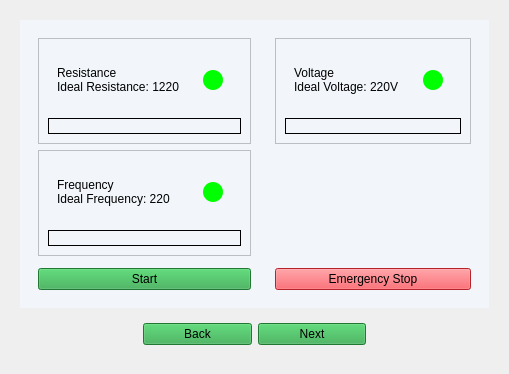
         <widget class="QWidget" name="testPage">
          <layout class="QVBoxLayout" name="verticalLayout">
           <item>
            <widget class="QFrame" name="subFrame_3">
             <property name="frameShape">
              <enum>QFrame::NoFrame</enum>
             </property>
             <property name="frameShadow">
              <enum>QFrame::Raised</enum>
             </property>
             <layout class="QVBoxLayout" name="verticalLayout_12">
              <item>
               <widget class="QFrame" name="subFrame_4">
                <property name="sizePolicy">
                 <sizepolicy hsizetype="Preferred" vsizetype="Fixed">
                  <horstretch>0</horstretch>
                  <verstretch>0</verstretch>
                 </sizepolicy>
                </property>
                <property name="styleSheet">
                 <string notr="true">background-color: rgb(242, 246, 251);</string>
                </property>
                <property name="frameShape">
                 <enum>QFrame::NoFrame</enum>
                </property>
                <property name="frameShadow">
                 <enum>QFrame::Raised</enum>
                </property>
                <layout class="QHBoxLayout" name="horizontalLayout_30">
                 <item>
                  <widget class="QFrame" name="leftSubFrame_2">
                   <property name="frameShape">
                    <enum>QFrame::NoFrame</enum>
                   </property>
                   <property name="frameShadow">
                    <enum>QFrame::Raised</enum>
                   </property>
                   <layout class="QVBoxLayout" name="verticalLayout_13">
                    <item>
                     <widget class="QFrame" name="voltageFrame">
                      <property name="styleSheet">
                       <string notr="true"/>
                      </property>
                      <property name="frameShape">
                       <enum>QFrame::StyledPanel</enum>
                      </property>
                      <property name="frameShadow">
                       <enum>QFrame::Raised</enum>
                      </property>
                      <layout class="QVBoxLayout" name="verticalLayout_2">
                       <item>
                        <widget class="QFrame" name="voltageSubFrame">
                         <property name="frameShape">
                          <enum>QFrame::NoFrame</enum>
                         </property>
                         <property name="frameShadow">
                          <enum>QFrame::Raised</enum>
                         </property>
                         <layout class="QHBoxLayout" name="horizontalLayout_36">
                          <item>
                           <widget class="QFrame" name="resistanceSubFrame_2">
                            <property name="frameShape">
                             <enum>QFrame::NoFrame</enum>
                            </property>
                            <property name="frameShadow">
                             <enum>QFrame::Raised</enum>
                            </property>
                            <layout class="QVBoxLayout" name="verticalLayout_17">
                             <property name="spacing">
                              <number>0</number>
                             </property>
                             <property name="leftMargin">
                              <number>0</number>
                             </property>
                             <item>
                              <widget class="QLabel" name="resistanceLabel">
                               <property name="sizePolicy">
                                <sizepolicy hsizetype="Preferred" vsizetype="Fixed">
                                 <horstretch>0</horstretch>
                                 <verstretch>0</verstretch>
                                </sizepolicy>
                               </property>
                               <property name="styleSheet">
                                <string notr="true">color:black;</string>
                               </property>
                               <property name="text">
                                <string>Resistance</string>
                               </property>
                              </widget>
                             </item>
                             <item>
                              <widget class="QLabel" name="resistanceValue">
                               <property name="sizePolicy">
                                <sizepolicy hsizetype="Preferred" vsizetype="Fixed">
                                 <horstretch>0</horstretch>
                                 <verstretch>0</verstretch>
                                </sizepolicy>
                               </property>
                               <property name="styleSheet">
                                <string notr="true">color:black;</string>
                               </property>
                               <property name="text">
                                <string>Ideal Resistance: 1220</string>
                               </property>
                              </widget>
                             </item>
                            </layout>
                           </widget>
                          </item>
                          <item>
                           <widget class="QFrame" name="resistanceSubFrame_3">
                            <property name="frameShape">
                             <enum>QFrame::NoFrame</enum>
                            </property>
                            <property name="frameShadow">
                             <enum>QFrame::Raised</enum>
                            </property>
                            <layout class="QVBoxLayout" name="verticalLayout_18">
                             <item alignment="Qt::AlignRight">
                              <widget class="QLabel" name="resistanceStatus">
                               <property name="minimumSize">
                                <size>
                                 <width>20</width>
                                 <height>20</height>
                                </size>
                               </property>
                               <property name="maximumSize">
                                <size>
                                 <width>20</width>
                                 <height>20</height>
                                </size>
                               </property>
                               <property name="styleSheet">
                                <string notr="true">border-radius:10px;
background-color: rgb(0, 255, 0);</string>
                               </property>
                               <property name="text">
                                <string/>
                               </property>
                              </widget>
                             </item>
                            </layout>
                           </widget>
                          </item>
                         </layout>
                        </widget>
                       </item>
                       <item>
                        <widget class="QLabel" name="resistanceCalculatedValue">
                         <property name="sizePolicy">
                          <sizepolicy hsizetype="Preferred" vsizetype="Fixed">
                           <horstretch>0</horstretch>
                           <verstretch>0</verstretch>
                          </sizepolicy>
                         </property>
                         <property name="styleSheet">
                          <string notr="true">color:black;</string>
                         </property>
                         <property name="frameShape">
                          <enum>QFrame::Panel</enum>
                         </property>
                         <property name="text">
                          <string/>
                         </property>
                        </widget>
                       </item>
                      </layout>
                     </widget>
                    </item>
                    <item>
                     <widget class="QFrame" name="frequencyFrame">
                      <property name="frameShape">
                       <enum>QFrame::StyledPanel</enum>
                      </property>
                      <property name="frameShadow">
                       <enum>QFrame::Raised</enum>
                      </property>
                      <layout class="QVBoxLayout" name="verticalLayout_3">
                       <item>
                        <widget class="QFrame" name="frequencysubFrame">
                         <property name="frameShape">
                          <enum>QFrame::NoFrame</enum>
                         </property>
                         <property name="frameShadow">
                          <enum>QFrame::Raised</enum>
                         </property>
                         <layout class="QHBoxLayout" name="horizontalLayout_32">
                          <item>
                           <widget class="QFrame" name="frequencySubFrame">
                            <property name="frameShape">
                             <enum>QFrame::NoFrame</enum>
                            </property>
                            <property name="frameShadow">
                             <enum>QFrame::Raised</enum>
                            </property>
                            <layout class="QVBoxLayout" name="verticalLayout_15">
                             <property name="spacing">
                              <number>0</number>
                             </property>
                             <property name="leftMargin">
                              <number>0</number>
                             </property>
                             <item>
                              <widget class="QLabel" name="frequencyLabel">
                               <property name="sizePolicy">
                                <sizepolicy hsizetype="Preferred" vsizetype="Fixed">
                                 <horstretch>0</horstretch>
                                 <verstretch>0</verstretch>
                                </sizepolicy>
                               </property>
                               <property name="styleSheet">
                                <string notr="true">color:black;</string>
                               </property>
                               <property name="text">
                                <string>Frequency</string>
                               </property>
                              </widget>
                             </item>
                             <item>
                              <widget class="QLabel" name="frequencyValue">
                               <property name="sizePolicy">
                                <sizepolicy hsizetype="Preferred" vsizetype="Fixed">
                                 <horstretch>0</horstretch>
                                 <verstretch>0</verstretch>
                                </sizepolicy>
                               </property>
                               <property name="styleSheet">
                                <string notr="true">color:black;</string>
                               </property>
                               <property name="text">
                                <string>Ideal Frequency: 220</string>
                               </property>
                              </widget>
                             </item>
                            </layout>
                           </widget>
                          </item>
                          <item>
                           <widget class="QFrame" name="frequencySubFrame_2">
                            <property name="frameShape">
                             <enum>QFrame::NoFrame</enum>
                            </property>
                            <property name="frameShadow">
                             <enum>QFrame::Raised</enum>
                            </property>
                            <layout class="QVBoxLayout" name="verticalLayout_16">
                             <item alignment="Qt::AlignRight">
                              <widget class="QLabel" name="frequencyStatus">
                               <property name="minimumSize">
                                <size>
                                 <width>20</width>
                                 <height>20</height>
                                </size>
                               </property>
                               <property name="maximumSize">
                                <size>
                                 <width>20</width>
                                 <height>20</height>
                                </size>
                               </property>
                               <property name="styleSheet">
                                <string notr="true">border-radius:10px;
background-color: rgb(0, 255, 0);</string>
                               </property>
                               <property name="text">
                                <string/>
                               </property>
                              </widget>
                             </item>
                            </layout>
                           </widget>
                          </item>
                         </layout>
                        </widget>
                       </item>
                       <item>
                        <widget class="QLabel" name="frequencyCalculatedValue">
                         <property name="sizePolicy">
                          <sizepolicy hsizetype="Preferred" vsizetype="Fixed">
                           <horstretch>0</horstretch>
                           <verstretch>0</verstretch>
                          </sizepolicy>
                         </property>
                         <property name="styleSheet">
                          <string notr="true">color:black;</string>
                         </property>
                         <property name="frameShape">
                          <enum>QFrame::Panel</enum>
                         </property>
                        </widget>
                       </item>
                      </layout>
                     </widget>
                    </item>
                    <item>
                     <widget class="QFrame" name="dummyFrame_7">
                      <property name="sizePolicy">
                       <sizepolicy hsizetype="Preferred" vsizetype="MinimumExpanding">
                        <horstretch>0</horstretch>
                        <verstretch>0</verstretch>
                       </sizepolicy>
                      </property>
                      <property name="frameShape">
                       <enum>QFrame::NoFrame</enum>
                      </property>
                      <property name="frameShadow">
                       <enum>QFrame::Raised</enum>
                      </property>
                     </widget>
                    </item>
                    <item>
                     <widget class="QPushButton" name="startButton">
                      <property name="styleSheet">
                       <string notr="true">color:black;
background-color: rgb(45, 168, 72);</string>
                      </property>
                      <property name="text">
                       <string>Start</string>
                      </property>
                     </widget>
                    </item>
                   </layout>
                  </widget>
                 </item>
                 <item>
                  <widget class="QFrame" name="rightsybFrame">
                   <property name="frameShape">
                    <enum>QFrame::NoFrame</enum>
                   </property>
                   <property name="frameShadow">
                    <enum>QFrame::Raised</enum>
                   </property>
                   <layout class="QVBoxLayout" name="verticalLayout_14">
                    <item>
                     <widget class="QFrame" name="resistanceFrame">
                      <property name="frameShape">
                       <enum>QFrame::StyledPanel</enum>
                      </property>
                      <property name="frameShadow">
                       <enum>QFrame::Raised</enum>
                      </property>
                      <layout class="QVBoxLayout" name="verticalLayout_4">
                       <item>
                        <widget class="QFrame" name="resistanceSubFrame">
                         <property name="frameShape">
                          <enum>QFrame::NoFrame</enum>
                         </property>
                         <property name="frameShadow">
                          <enum>QFrame::Raised</enum>
                         </property>
                         <layout class="QHBoxLayout" name="horizontalLayout_35">
                          <item>
                           <widget class="QFrame" name="voltageSubFrame_2">
                            <property name="frameShape">
                             <enum>QFrame::NoFrame</enum>
                            </property>
                            <property name="frameShadow">
                             <enum>QFrame::Raised</enum>
                            </property>
                            <layout class="QVBoxLayout" name="verticalLayout_19">
                             <property name="spacing">
                              <number>0</number>
                             </property>
                             <property name="leftMargin">
                              <number>0</number>
                             </property>
                             <item>
                              <widget class="QLabel" name="voltageLabel">
                               <property name="sizePolicy">
                                <sizepolicy hsizetype="Preferred" vsizetype="Fixed">
                                 <horstretch>0</horstretch>
                                 <verstretch>0</verstretch>
                                </sizepolicy>
                               </property>
                               <property name="styleSheet">
                                <string notr="true">color:black;</string>
                               </property>
                               <property name="text">
                                <string>Voltage</string>
                               </property>
                              </widget>
                             </item>
                             <item>
                              <widget class="QLabel" name="voltageValue">
                               <property name="sizePolicy">
                                <sizepolicy hsizetype="Preferred" vsizetype="Fixed">
                                 <horstretch>0</horstretch>
                                 <verstretch>0</verstretch>
                                </sizepolicy>
                               </property>
                               <property name="styleSheet">
                                <string notr="true">color:black;</string>
                               </property>
                               <property name="text">
                                <string>Ideal Voltage: 220V</string>
                               </property>
                              </widget>
                             </item>
                            </layout>
                           </widget>
                          </item>
                          <item>
                           <widget class="QFrame" name="voltageStatusFrame">
                            <property name="frameShape">
                             <enum>QFrame::NoFrame</enum>
                            </property>
                            <property name="frameShadow">
                             <enum>QFrame::Raised</enum>
                            </property>
                            <layout class="QVBoxLayout" name="verticalLayout_20">
                             <item alignment="Qt::AlignRight">
                              <widget class="QLabel" name="voltageStatus">
                               <property name="minimumSize">
                                <size>
                                 <width>20</width>
                                 <height>20</height>
                                </size>
                               </property>
                               <property name="maximumSize">
                                <size>
                                 <width>20</width>
                                 <height>20</height>
                                </size>
                               </property>
                               <property name="styleSheet">
                                <string notr="true">border-radius:10px;
background-color: rgb(0, 255, 0);</string>
                               </property>
                               <property name="text">
                                <string/>
                               </property>
                              </widget>
                             </item>
                            </layout>
                           </widget>
                          </item>
                         </layout>
                        </widget>
                       </item>
                       <item>
                        <widget class="QLabel" name="voltageCalculatedValue">
                         <property name="sizePolicy">
                          <sizepolicy hsizetype="Preferred" vsizetype="Fixed">
                           <horstretch>0</horstretch>
                           <verstretch>0</verstretch>
                          </sizepolicy>
                         </property>
                         <property name="styleSheet">
                          <string notr="true">color:black;</string>
                         </property>
                         <property name="frameShape">
                          <enum>QFrame::Panel</enum>
                         </property>
                        </widget>
                       </item>
                      </layout>
                     </widget>
                    </item>
                    <item>
                     <widget class="QFrame" name="dummyFrame_8">
                      <property name="sizePolicy">
                       <sizepolicy hsizetype="Preferred" vsizetype="MinimumExpanding">
                        <horstretch>0</horstretch>
                        <verstretch>0</verstretch>
                       </sizepolicy>
                      </property>
                      <property name="frameShape">
                       <enum>QFrame::NoFrame</enum>
                      </property>
                      <property name="frameShadow">
                       <enum>QFrame::Raised</enum>
                      </property>
                      <layout class="QHBoxLayout" name="horizontalLayout_38"/>
                     </widget>
                    </item>
                    <item>
                     <widget class="QPushButton" name="stopButton">
                      <property name="styleSheet">
                       <string notr="true">background-color: rgb(255, 51, 59);
color:black;</string>
                      </property>
                      <property name="text">
                       <string>Emergency Stop</string>
                      </property>
                     </widget>
                    </item>
                   </layout>
                  </widget>
                 </item>
                </layout>
               </widget>
              </item>
              <item>
               <widget class="QFrame" name="nextButtonFrame">
                <property name="sizePolicy">
                 <sizepolicy hsizetype="Preferred" vsizetype="Fixed">
                  <horstretch>0</horstretch>
                  <verstretch>0</verstretch>
                 </sizepolicy>
                </property>
                <property name="frameShape">
                 <enum>QFrame::NoFrame</enum>
                </property>
                <property name="frameShadow">
                 <enum>QFrame::Raised</enum>
                </property>
                <layout class="QHBoxLayout" name="horizontalLayout_31">
                 <item>
                  <widget class="QFrame" name="dummyFrame_5">
                   <property name="frameShape">
                    <enum>QFrame::NoFrame</enum>
                   </property>
                   <property name="frameShadow">
                    <enum>QFrame::Raised</enum>
                   </property>
                  </widget>
                 </item>
                 <item>
                  <widget class="QPushButton" name="backButton">
                   <property name="styleSheet">
                    <string notr="true">color:black;
background-color: rgb(45, 168, 72);</string>
                   </property>
                   <property name="text">
                    <string>Back</string>
                   </property>
                  </widget>
                 </item>
                 <item>
                  <widget class="QPushButton" name="nextButton2">
                   <property name="styleSheet">
                    <string notr="true">color:black;
background-color: rgb(45, 168, 72);</string>
                   </property>
                   <property name="text">
                    <string>Next</string>
                   </property>
                  </widget>
                 </item>
                 <item>
                  <widget class="QFrame" name="dummyFrame_6">
                   <property name="frameShape">
                    <enum>QFrame::NoFrame</enum>
                   </property>
                   <property name="frameShadow">
                    <enum>QFrame::Raised</enum>
                   </property>
                  </widget>
                 </item>
                </layout>
               </widget>
              </item>
             </layout>
            </widget>
           </item>
          </layout>
         </widget>
